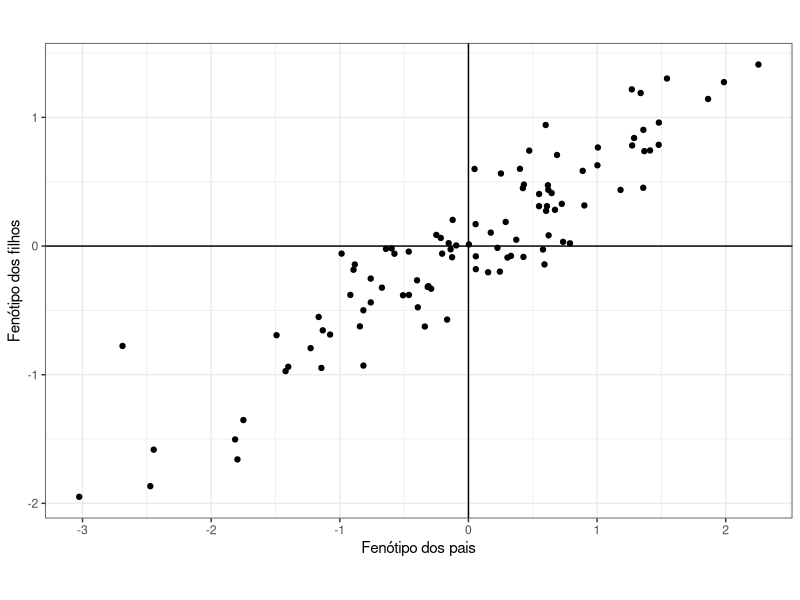
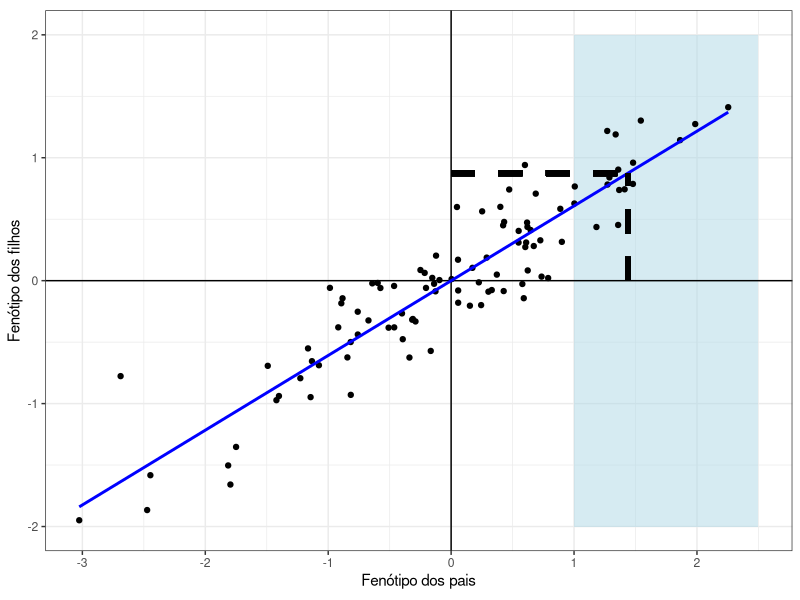
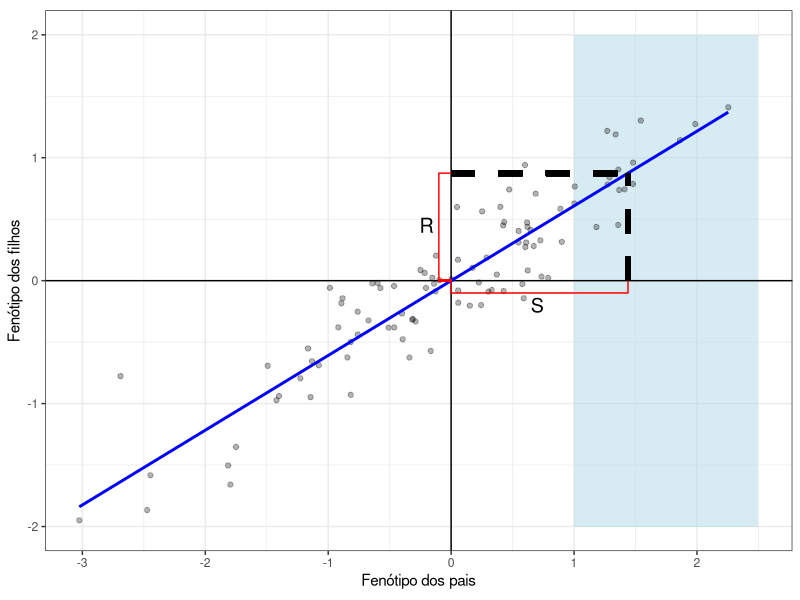
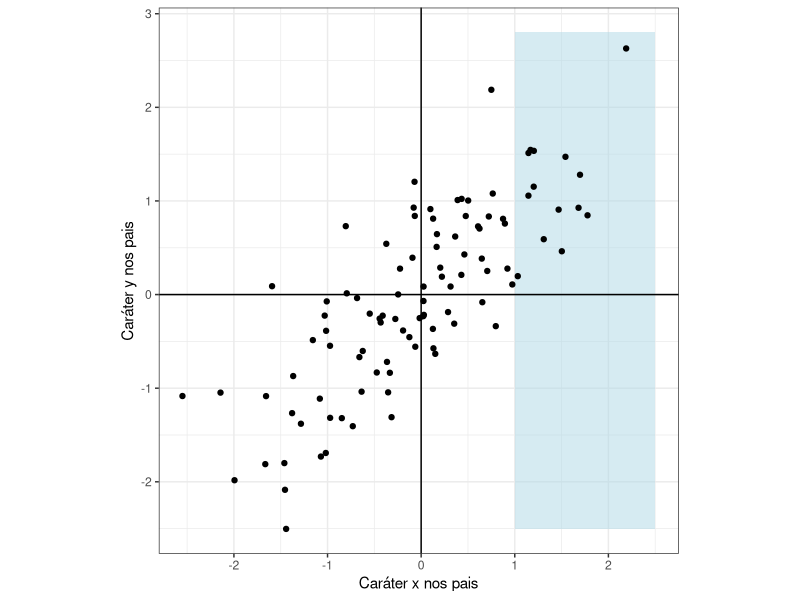
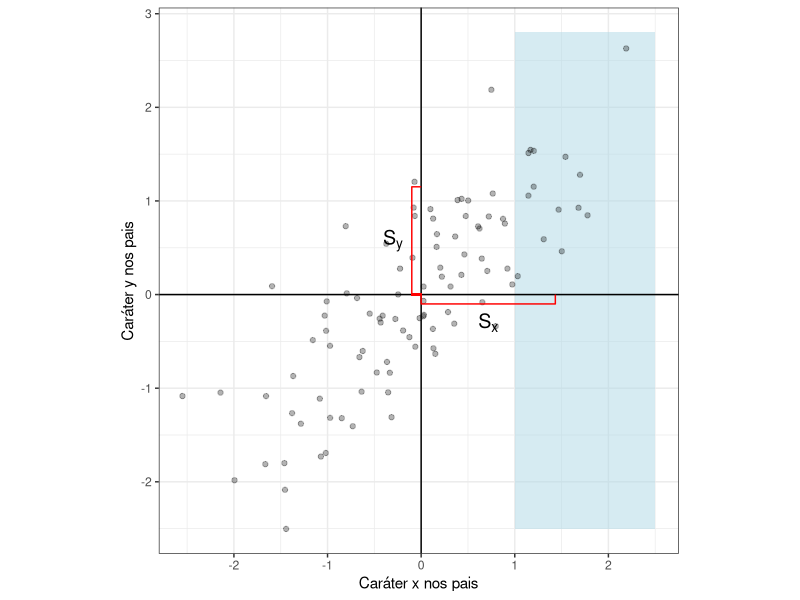
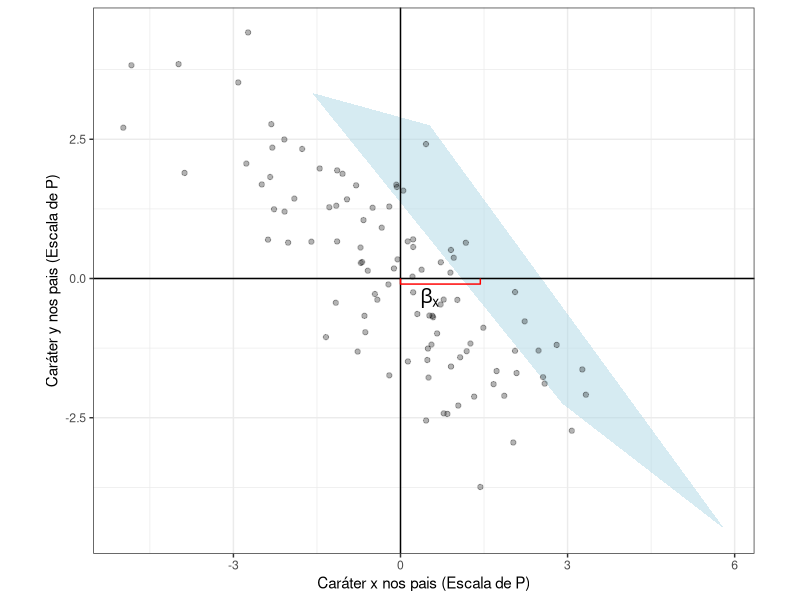

Generate these figures, in order, with R:
## ---- chunk 1
knitr::opts_chunk$set(echo = TRUE)
## ---- chunk 2
library(mvtnorm)
library(ggplot2)
set.seed(42)
x = rnorm(100, 0, 1)
y = 0.6 * x + rnorm(100, 0, 0.3)
data = as.data.frame(scale(data.frame(x, y), scale = FALSE))
model = lm(data$y ~ data$x)
c = coef(model)
ggplot(data, aes(x, y)) + geom_point() + theme_bw() + coord_fixed() + labs(x = "Fenótipo dos pais", y = "Fenótipo dos filhos") + geom_hline(yintercept = 0) + geom_vline(xintercept = 0)
## ---- chunk 3
x_mean = mean(data[data$x > 1, "x"])
y_mean = mean(data[data$x > 1, "y"])
shade <- data.frame(x = c(1, 1, 2.5, 2.5, 1), y = c(-2, 2, 2, -2, -2))
ggplot(data, aes(x, y)) + geom_polygon(data = shade, aes(x, y), fill = "lightblue", alpha = 0.5) + geom_point() + theme_bw() + coord_fixed() + labs(x = "Fenótipo dos pais", y = "Fenótipo dos filhos") + geom_hline(yintercept = 0) + geom_vline(xintercept = 0) + geom_smooth(method = "lm", color = "blue", se = FALSE) + geom_segment(x = x_mean, xend=x_mean, y = 0, yend = c[2] * x_mean, linetype = "dashed", size = 2)  + geom_segment(x = 0, xend=x_mean, y = c[2] * x_mean, yend = c[2] * x_mean, linetype = "dashed", size = 2) 
## ---- chunk 4
S = data.frame(x = c(0, 0, x_mean, x_mean),
               y = c(0, - 0.1, - 0.1, 0))

R = data.frame(x = c(-0.1, -0.1, 0),
               y = c(0, c[2] * x_mean, c[2] * x_mean))

ggplot(data, aes(x, y)) + geom_polygon(data = shade, aes(x, y), fill = "lightblue", alpha = 0.5) + geom_point(alpha = 0.3) + theme_bw() + coord_fixed() + labs(x = "Fenótipo dos pais", y = "Fenótipo dos filhos") + geom_hline(yintercept = 0) + geom_vline(xintercept = 0) + geom_smooth(method = "lm", color = "blue", se = FALSE) + geom_segment(x = x_mean, xend=x_mean, y = 0, yend = c[2] * x_mean, linetype = "dashed", size = 2)  + geom_segment(x = 0, xend=x_mean, y = c[2] * x_mean, yend = c[2] * x_mean, linetype = "dashed", size = 2) + geom_line(data = S, color = "red") + annotate("text", x = 0.7, y = -0.2, label = "S", size = 5) + geom_line(data = R, color = "red") + annotate("text", x = -0.2, y = 0.45, label = "R", size = 5) + geom_segment(x = -0.1, xend = 0, y = 0, yend = 0, color = "red")
## ---- chunk 5
set.seed(42)
xy = data.frame(rmvnorm(100, sigma = matrix(c(1, 0.8, 0.8, 1), 2, 2)))
names(xy) = c("x","y")
shade <- data.frame(x = c(1, 1, 2.5, 2.5, 1), y = c(-2, 2.8, 2.8, -2.5, -2.5))
ggplot(xy, aes(x, y)) + geom_polygon(data = shade, aes(x, y), fill = "lightblue", alpha = 0.5) + geom_point() + theme_bw() + coord_fixed() + labs(x = "Caráter x nos pais", y = "Caráter y nos pais") + geom_hline(yintercept = 0) + geom_vline(xintercept = 0)
## ---- chunk 6
x_mean = mean(xy[xy$x > 1, "x"])
y_mean = mean(xy[xy$x > 1, "y"])
S_x = data.frame(x = c(0, 0, x_mean, x_mean),
               y = c(0, - 0.1, - 0.1, 0))

S_y = data.frame(x = c(-0.1, -0.1, 0),
               y = c(0, y_mean, y_mean))

ggplot(xy, aes(x, y)) + geom_polygon(data = shade, aes(x, y), fill = "lightblue", alpha = 0.5) +
  geom_point(alpha = 0.3) + theme_bw() + coord_fixed() + 
  labs(x = "Caráter x nos pais", y = "Caráter y nos pais") + 
  geom_hline(yintercept = 0) + geom_vline(xintercept = 0) + 
  geom_line(data = S_x, color = "red") + annotate("text", x = x_mean/2, y = -0.3, label = "S[x]", size = 5, parse = TRUE) + 
  geom_line(data = S_y, color = "red") + annotate("text", x = -0.3, y = y_mean/2, label = "S[y]", size = 5, parse = TRUE) + 
  geom_segment(x = -0.1, xend = 0, y = 0, yend = 0, color = "red")
## ---- chunk 7
P = cov(xy)
xy_p = data.frame(as.matrix(xy) %*% solve(P))
xy_p = data.frame(t(apply(as.matrix(xy), 1, function(x) solve(P, x))))
names(xy_p) = c("x", "y")
xy_p$Selection = ifelse(xy$x > 1, "Survives", "Dies")
shade <- data.frame(x = c(1, 1, 2.5, 2, 1), y = c(0, 2, 3, 0, 0))
shade_p = data.frame(t(apply(as.matrix(shade), 1, function(x) solve(P, x))))
x_mean = mean(xy_p[xy$x > 1, "x"])
y_mean = mean(xy_p[xy$x > 1, "y"])
shade_p$Selection = "Survives"

ggplot(xy_p, aes(x, y)) + geom_polygon(data = shade_p, aes(x, y), fill = "lightblue", alpha = 0.5) + 
  geom_point(alpha = 0.3) + theme_bw() + coord_fixed() + 
  labs(x = "Caráter x nos pais (Escala de P)", y = "Caráter y nos pais (Escala de P)") +
  geom_hline(yintercept = 0) + geom_vline(xintercept = 0) + 
  geom_line(data = S_x, color = "red") + annotate("text", x = x_mean/3, y = -0.35, label = "beta[x]", size = 5, parse = T) 
## ---- chunk 8
beta = c(1, 2)
G = matrix(c(2, 1.2,
             1.2, 2), 2, 2)
G %*% beta
## ---- chunk 9
deltaZ = c(4.4, 5.2)
G = matrix(c(2, 1.2,
             1.2, 2), 2, 2)
solve(G, deltaZ)
